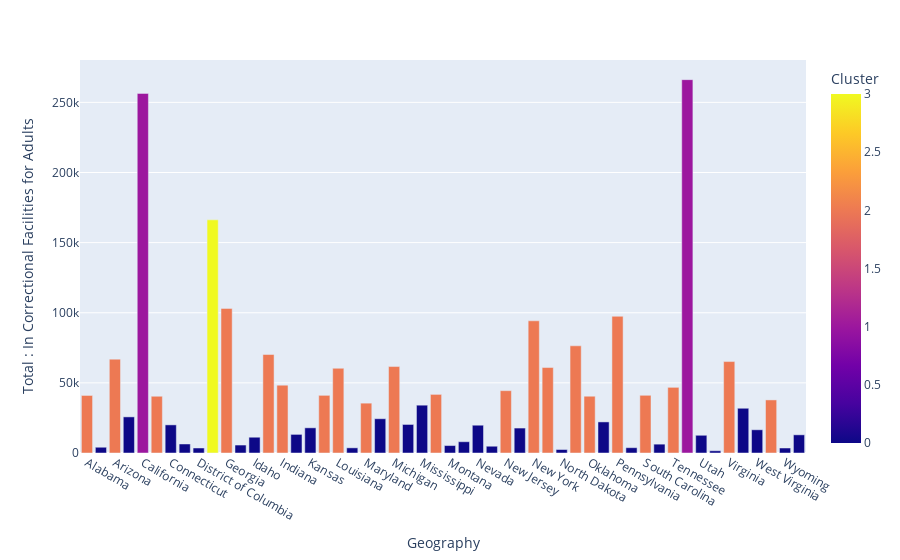

This figure's notebook cell:
### Code cell
createBarChart(runKmeans(full, getX(full), 4), x_axis="Geography", y_axis='Total : In Correctional Facilities for Adults')

### Figure 1 — Plotly figure (JSON) as saved in the notebook; plotly's stock layout.template omitted (floating-point values rounded to 4 significant figures)
{"data": [{"alignmentgroup": "True", "hovertemplate": "Geography=%{x}<br>Total : In Correctional Facilities for Adults=%{y}<br>Cluster=%{marker.color}<extra></extra>", "legendgroup": "", "marker": {"color": [2, 0, 2, 0, 1, 2, 0, 0, 0, 3, 2, 0, 0, 2, 2, 0, 0, 2, 2, 0, 2, 0, 2, 0, 0, 2, 0, 0, 0, 0, 2, 0, 2, 2, 0, 2, 2, 0, 2, 0, 2, 0, 2, 1, 0, 0, 2, 0, 0, 2, 0, 0], "coloraxis": "coloraxis", "pattern": {"shape": ""}}, "name": "", "offsetgroup": "", "orientation": "v", "showlegend": false, "textposition": "auto", "type": "bar", "x": ["Alabama", "Alaska", "Arizona", "Arkansas", "California", "Colorado", "Connecticut", "Delaware", "District of Columbia", "Florida", "Georgia", "Hawaii", "Idaho", "Illinois", "Indiana", "Iowa", "Kansas", "Kentucky", "Louisiana", "Maine", "Maryland", "Massachusetts", "Michigan", "Minnesota", "Mississippi", "Missouri", "Montana", "Nebraska", "Nevada", "New Hampshire", "New Jersey", "New Mexico", "New York", "North Carolina", "North Dakota", "Ohio", "Oklahoma", "Oregon", "Pennsylvania", "Rhode Island", "South Carolina", "South Dakota", "Tennessee", "Texas", "Utah", "Vermont", "Virginia", "Washington", "West Virginia", "Wisconsin", "Wyoming", "Puerto Rico"], "xaxis": "x", "y": [41040, 4106, 66929, 25751, 256407, 40465, 20054, 6439, 3570, 166247, 103117, 5673, 11251, 70218, 48394, 13270, 17952, 41115, 60420, 3679, 35542, 24435, 61639, 20355, 34093, 41797, 5312, 8045, 19815, 4829, 44451, 17791, 94253, 60931, 2488, 76432, 40482, 22166, 97472, 3779, 41146, 6312, 46813, 266201, 12636, 1590, 65190, 31902, 16559, 37850, 3556, 12965], "yaxis": "y"}], "layout": {"barmode": "relative", "coloraxis": {"colorbar": {"title": {"text": "Cluster"}}, "colorscale": [[0, "#0d0887"], [0.1111, "#46039f"], [0.2222, "#7201a8"], [0.3333, "#9c179e"], [0.4444, "#bd3786"], [0.5556, "#d8576b"], [0.6667, "#ed7953"], [0.7778, "#fb9f3a"], [0.8889, "#fdca26"], [1, "#f0f921"]]}, "legend": {"tracegroupgap": 0}, "margin": {"t": 60}, "xaxis": {"anchor": "y", "domain": [0, 1], "title": {"text": "Geography"}}, "yaxis": {"anchor": "x", "domain": [0, 1], "title": {"text": "Total : In Correctional Facilities for Adults"}}}}
